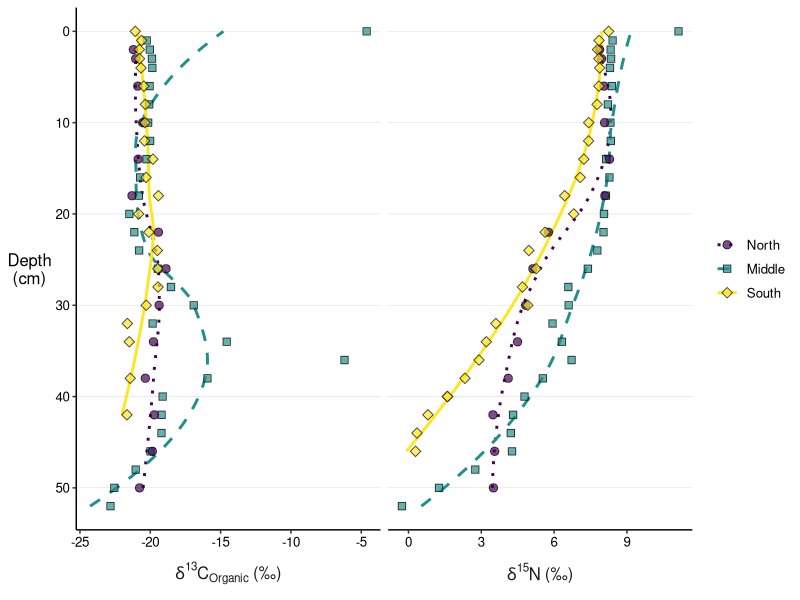

Write R code to recreate this figure. (Note: this script raises an error after producing the figure.)

rm(list = ls()) #clear environment

# import packages ---------------------------------------------------------

require(tidyverse)
require(readxl)
require(progress)


# import data -------------------------------------------------------------

iso.df <- read_excel("data/data_08232022.xlsx",sheet="isotopes") %>%
  mutate(across(location,as.factor))%>%
  mutate_if(is.character,as.numeric)

P.df <- read_excel("data/data_08232022.xlsx",sheet="phosphorus")

iso.df <- left_join(iso.df,P.df)

iso.df$NP <- iso.df$`%N`/iso.df$P.total

iso.df$CN <- iso.df$`%C.total`/iso.df$`%N`

iso.df$P.total <- iso.df$P.total*100

iso.df$location <- factor(iso.df$location,levels=c("North","Middle","South"))


# graphing parameters -----------------------------------------------------

theme_set(theme_classic())

mywidth=11
myheight=8.5

legend_title <- NULL

mytheme <- list(
  geom_smooth(aes(x=depth.cm, y=value, color=location, linetype=location),
              se=FALSE),
  geom_point(aes(x=depth.cm, y=value, fill=location, shape=location),
             size=2.5,color="black",alpha=0.7),
  coord_flip(),
  scale_x_reverse(),
  facet_wrap(~name,nrow=1,scales="free_x",strip.position = "bottom",labeller = label_parsed),
  labs(y=NULL,x="Depth\n(cm)",shape=legend_title,color=legend_title,fill=legend_title,linetype=legend_title),
  theme(
    text=element_text(size=12),
    strip.background = element_blank(),
    strip.placement = "outside",
    panel.grid.major.x = element_blank(), 
    panel.grid.major.y = element_line(size=.1, color="gray"),
    strip.text.y.left = element_text(angle = 0,size=12),
    strip.text.x.bottom = element_text(size=12),
    axis.title.y = element_text(angle = 0,vjust=0.5,size=12),
    axis.text.x = element_text(colour = "black"),
    axis.text.y = element_text(colour = "black"),
    legend.position = "right"),
  scale_color_viridis_d(),
  scale_fill_viridis_d(),
  scale_shape_manual(values=c(21:24)),
  scale_linetype_manual(values=c(3,2,1))
)


# plot isotopes -----------------------------------------------------------

long_cols <- c("d13C.organic","d15N.permil")
label_list <- c(bquote(delta^13*C[Organic]~'(‰)'),
                bquote(delta^15*N~'(‰)'))

temp.df <- iso.df[c("location","depth.cm",long_cols)] %>%
  pivot_longer(long_cols)

temp.df$name <- factor(temp.df$name,levels=long_cols,labels=label_list)

ggplot(temp.df)+
  mytheme

ggsave("figures/isotopes.png",width=mywidth, height=myheight)



# elemental ratios --------------------------------------------------------

long_cols <- c("CN","NP","d15N.permil")
label_list <- c(bquote("C:N"~"Ratio"),
                bquote("N:P"~"Ratio"),
                bquote(delta^15*N~'(‰)'))

temp.df <- iso.df[c("location","depth.cm",long_cols)]

for (row in 1:nrow(temp.df)){
  if (temp.df[row,"NP"]<0 | temp.df[row,"NP"]>40){
    temp.df[row,"NP"] <- NA
  }
  if (temp.df[row,"CN"]>40){
    temp.df[row,"CN"] <- NA
  }
}

temp.df <- temp.df %>%
  pivot_longer(long_cols) %>%
  drop_na(value)

temp.df$name <- factor(temp.df$name,levels=long_cols,labels=label_list)

ggplot(temp.df, aes(x=depth.cm, y=value, fill=location, color=location, shape=location))+
  mytheme

ggsave("figures/element_ratios.png",width=mywidth, height=myheight)


# elemental composition again ---------------------------------------------

long_cols <- c("%C.organic","%N","P.total")
label_list <- c(bquote(C[Organic]~'(%)'),
                bquote(N~'(%)'),
                bquote(P[Total]~x~10^-2~'(%)'))

temp.df <- iso.df[c("location","depth.cm",long_cols)]

for (row in 1:nrow(temp.df)){
  if (is.na(temp.df[row,"%C.organic"])==FALSE & temp.df[row,"%C.organic"] >10){
    temp.df[row,"%C.organic"] <- NA
  }
  if (is.na(temp.df[row,"%N"])==FALSE & temp.df[row,"%N"]>0.7){
    temp.df[row,"%N"] <- NA
  }
}

temp.df <- temp.df %>%
  pivot_longer(long_cols) %>%
  drop_na(value)

temp.df$name <- factor(temp.df$name,levels=long_cols,labels=label_list)

ggplot(temp.df, aes(x=depth.cm, y=value, fill=location, color=location, shape=location))+
  mytheme

ggsave("figures/elements.png",width=mywidth, height=myheight)


# grainsize ---------------------------------------------------------------

grain.df <- read_excel("data/grainsize_tidy.xlsx") %>%
  select(-c(Replicate,Pseudoreplicate,Core)) %>%
  group_by(Location,Depth) %>%
  summarize_all(mean) %>%
  pivot_longer(!c(Location,Depth),names_to="Micrometers",values_to="Percentage")

grain.df$Location <- factor(grain.df$Location,levels=c("North","Middle","South"))

grain.df$Micrometers <- as.numeric(grain.df$Micrometers)

mysizes.df <- data.frame(as.numeric(unique(grain.df$Micrometers)))
colnames(mysizes.df) <- c("Micrometers")

size_classes <- c("Clay","V.F. Silt","F. Silt","M. Silt","C. Silt","V.C. Silt",
                  "V.F. Sand","F. Sand","Sand","C. Sand","V.C. Sand","V.F. Gravel")

grainsizes.df <- data.frame(size_classes,c(2,4,8,16,31,62,125,250,500,1000,2000,4000))
colnames(grainsizes.df) <- c("Class","Micrometers")

for (row in 1:nrow(mysizes.df)){
  for (row2 in 1:nrow(grainsizes.df)){
    if (mysizes.df[row,"Micrometers"]<grainsizes.df[row2,"Micrometers"]){
      mysizes.df[row,"Class"] <- grainsizes.df[row2,"Class"]
      break
    }
  }
}

grain.df <- left_join(grain.df,mysizes.df)

ggplot(grain.df, aes(x=Depth,y=Percentage, fill=Class))+
  geom_bar(position="fill",stat="identity",width=2)+
  geom_hline(yintercept=0)+
  geom_hline(yintercept=.25)+
  geom_hline(yintercept=.5)+
  geom_hline(yintercept=.75)+
  geom_hline(yintercept=1)+
  coord_flip()+
  #scale_x_reverse(labels=function(x)2020-(x*3))+
  scale_x_reverse()+
  scale_y_continuous(labels=function(y)y*100)+
  facet_wrap(~Location)+
  xlab("Depth\n(cm)")+
  theme(
    text=element_text(size=12),
    strip.background = element_blank(),
    strip.placement = "outside",
    panel.grid.major.x = element_blank(), 
    panel.grid.major.y = element_blank(),
    strip.text.y.left = element_text(angle = 0,size=12),
    strip.text.x.top = element_text(size=12),
    axis.title.y = element_text(angle = 0,vjust=0.5,size=12),
    axis.text.x = element_text(colour = "black"),
    axis.text.y = element_text(colour = "black"),
    legend.position = "right")+
scale_color_viridis_d(option='cividis')+
scale_fill_viridis_d(option="cividis")

ggsave("figures/grainsize.png",width=mywidth, height=myheight)
